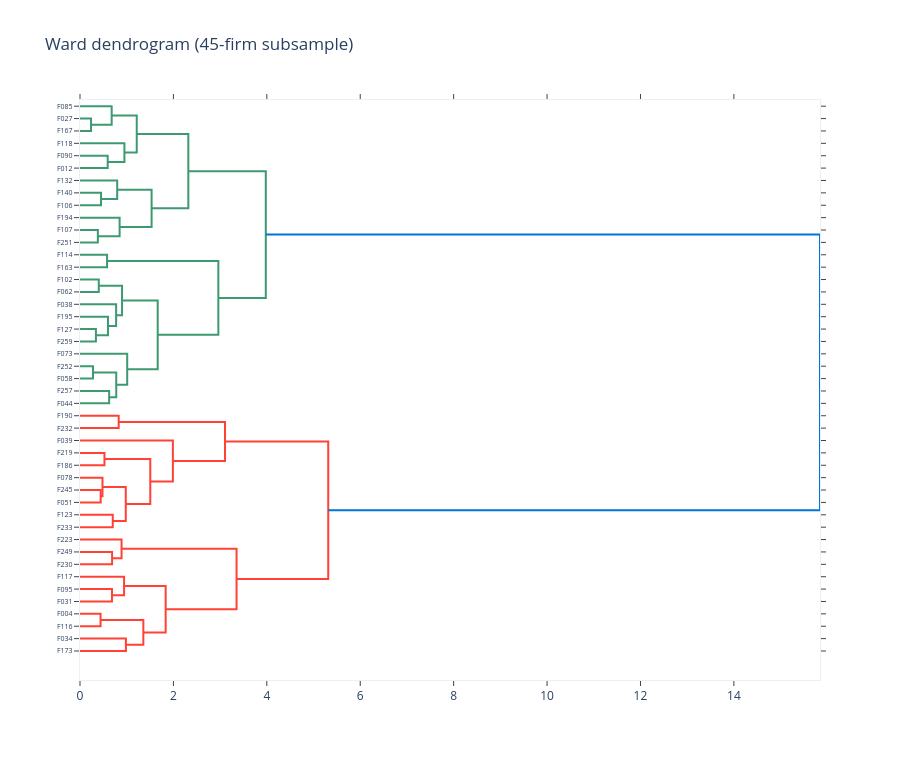

Notebook cell for this chart:
### Markdown cell above
---
## 6. Hierarchy: peer groups nested like a taxonomy

Sector classifications are hierarchical — sector, industry group, industry,
sub-industry. Agglomerative clustering produces the same shape of object, and
lets you **cut the tree at whatever level of granularity your sample size
supports**. That is a genuinely useful property: with 260 firms you cannot
support 60 peer groups, and the dendrogram makes the trade-off visible.

Agglomerative clustering also accepts a **precomputed distance matrix**, which
is what makes it the right tool for entity resolution in Section 9.

### Code cell
from plotly.figure_factory import create_dendrogram
from scipy.cluster.hierarchy import linkage

# Subsample so the leaves are legible
sub_idx = panel.sample(45, random_state=1).index
Xs = X[[panel.index.get_loc(i) for i in sub_idx]]

fig = create_dendrogram(Xs, orientation="left", labels=list(sub_idx),
                        linkagefun=lambda d: linkage(d, "ward"))
fig.update_layout(title="Ward dendrogram (45-firm subsample)",
                  height=760, template="plotly_white",
                  yaxis=dict(tickfont=dict(size=7)))
fig.show()

### Figure 1 — Plotly figure (JSON) as saved in the notebook; plotly's stock layout.template omitted (floating-point values rounded to 4 significant figures)
{"data": [{"hoverinfo": "text", "marker": {"color": "rgb(61,153,112)"}, "mode": "lines", "type": "scatter", "x": [0.0, 0.2363, 0.2363, 0.0], "xaxis": "x", "y": [-15.0, -15.0, -25.0, -25.0], "yaxis": "y"}, {"hoverinfo": "text", "marker": {"color": "rgb(61,153,112)"}, "mode": "lines", "type": "scatter", "x": [0.0, 0.6781, 0.6781, 0.2363], "xaxis": "x", "y": [-5.0, -5.0, -20.0, -20.0], "yaxis": "y"}, {"hoverinfo": "text", "marker": {"color": "rgb(61,153,112)"}, "mode": "lines", "type": "scatter", "x": [0.0, 0.5931, 0.5931, 0.0], "xaxis": "x", "y": [-45.0, -45.0, -55.0, -55.0], "yaxis": "y"}, {"hoverinfo": "text", "marker": {"color": "rgb(61,153,112)"}, "mode": "lines", "type": "scatter", "x": [0.0, 0.9512, 0.9512, 0.5931], "xaxis": "x", "y": [-35.0, -35.0, -50.0, -50.0], "yaxis": "y"}, {"hoverinfo": "text", "marker": {"color": "rgb(61,153,112)"}, "mode": "lines", "type": "scatter", "x": [0.6781, 1.215, 1.215, 0.9512], "xaxis": "x", "y": [-12.5, -12.5, -42.5, -42.5], "yaxis": "y"}, {"hoverinfo": "text", "marker": {"color": "rgb(61,153,112)"}, "mode": "lines", "type": "scatter", "x": [0.0, 0.4505, 0.4505, 0.0], "xaxis": "x", "y": [-75.0, -75.0, -85.0, -85.0], "yaxis": "y"}, {"hoverinfo": "text", "marker": {"color": "rgb(61,153,112)"}, "mode": "lines", "type": "scatter", "x": [0.0, 0.7962, 0.7962, 0.4505], "xaxis": "x", "y": [-65.0, -65.0, -80.0, -80.0], "yaxis": "y"}, {"hoverinfo": "text", "marker": {"color": "rgb(61,153,112)"}, "mode": "lines", "type": "scatter", "x": [0.0, 0.3822, 0.3822, 0.0], "xaxis": "x", "y": [-105.0, -105.0, -115.0, -115.0], "yaxis": "y"}, {"hoverinfo": "text", "marker": {"color": "rgb(61,153,112)"}, "mode": "lines", "type": "scatter", "x": [0.0, 0.8481, 0.8481, 0.3822], "xaxis": "x", "y": [-95.0, -95.0, -110.0, -110.0], "yaxis": "y"}, {"hoverinfo": "text", "marker": {"color": "rgb(61,153,112)"}, "mode": "lines", "type": "scatter", "x": [0.7962, 1.533, 1.533, 0.8481], "xaxis": "x", "y": [-72.5, -72.5, -102.5, -102.5], "yaxis": "y"}, {"hoverinfo": "text", "marker": {"color": "rgb(61,153,112)"}, "mode": "lines", "type": "scatter", "x": [1.215, 2.319, 2.319, 1.533], "xaxis": "x", "y": [-27.5, -27.5, -87.5, -87.5], "yaxis": "y"}, {"hoverinfo": "text", "marker": {"color": "rgb(61,153,112)"}, "mode": "lines", "type": "scatter", "x": [0.0, 0.5799, 0.5799, 0.0], "xaxis": "x", "y": [-125.0, -125.0, -135.0, -135.0], "yaxis": "y"}, {"hoverinfo": "text", "marker": {"color": "rgb(61,153,112)"}, "mode": "lines", "type": "scatter", "x": [0.0, 0.4021, 0.4021, 0.0], "xaxis": "x", "y": [-145.0, -145.0, -155.0, -155.0], "yaxis": "y"}, {"hoverinfo": "text", "marker": {"color": "rgb(61,153,112)"}, "mode": "lines", "type": "scatter", "x": [0.0, 0.3407, 0.3407, 0.0], "xaxis": "x", "y": [-185.0, -185.0, -195.0, -195.0], "yaxis": "y"}, {"hoverinfo": "text", "marker": {"color": "rgb(61,153,112)"}, "mode": "lines", "type": "scatter", "x": [0.0, 0.5988, 0.5988, 0.3407], "xaxis": "x", "y": [-175.0, -175.0, -190.0, -190.0], "yaxis": "y"}, {"hoverinfo": "text", "marker": {"color": "rgb(61,153,112)"}, "mode": "lines", "type": "scatter", "x": [0.0, 0.7736, 0.7736, 0.5988], "xaxis": "x", "y": [-165.0, -165.0, -182.5, -182.5], "yaxis": "y"}, {"hoverinfo": "text", "marker": {"color": "rgb(61,153,112)"}, "mode": "lines", "type": "scatter", "x": [0.4021, 0.9003, 0.9003, 0.7736], "xaxis": "x", "y": [-150.0, -150.0, -173.8, -173.8], "yaxis": "y"}, {"hoverinfo": "text", "marker": {"color": "rgb(61,153,112)"}, "mode": "lines", "type": "scatter", "x": [0.0, 0.2782, 0.2782, 0.0], "xaxis": "x", "y": [-215.0, -215.0, -225.0, -225.0], "yaxis": "y"}, {"hoverinfo": "text", "marker": {"color": "rgb(61,153,112)"}, "mode": "lines", "type": "scatter", "x": [0.0, 0.6245, 0.6245, 0.0], "xaxis": "x", "y": [-235.0, -235.0, -245.0, -245.0], "yaxis": "y"}, {"hoverinfo": "text", "marker": {"color": "rgb(61,153,112)"}, "mode": "lines", "type": "scatter", "x": [0.2782, 0.7759, 0.7759, 0.6245], "xaxis": "x", "y": [-220.0, -220.0, -240.0, -240.0], "yaxis": "y"}, {"hoverinfo": "text", "marker": {"color": "rgb(61,153,112)"}, "mode": "lines", "type": "scatter", "x": [0.0, 1.011, 1.011, 0.7759], "xaxis": "x", "y": [-205.0, -205.0, -230.0, -230.0], "yaxis": "y"}, {"hoverinfo": "text", "marker": {"color": "rgb(61,153,112)"}, "mode": "lines", "type": "scatter", "x": [0.9003, 1.664, 1.664, 1.011], "xaxis": "x", "y": [-161.9, -161.9, -217.5, -217.5], "yaxis": "y"}, {"hoverinfo": "text", "marker": {"color": "rgb(61,153,112)"}, "mode": "lines", "type": "scatter", "x": [0.5799, 2.962, 2.962, 1.664], "xaxis": "x", "y": [-130.0, -130.0, -189.7, -189.7], "yaxis": "y"}, {"hoverinfo": "text", "marker": {"color": "rgb(61,153,112)"}, "mode": "lines", "type": "scatter", "x": [2.319, 3.978, 3.978, 2.962], "xaxis": "x", "y": [-57.5, -57.5, -159.8, -159.8], "yaxis": "y"}, {"hoverinfo": "text", "marker": {"color": "rgb(255,65,54)"}, "mode": "lines", "type": "scatter", "x": [0.0, 0.8283, 0.8283, 0.0], "xaxis": "x", "y": [-255.0, -255.0, -265.0, -265.0], "yaxis": "y"}, {"hoverinfo": "text", "marker": {"color": "rgb(255,65,54)"}, "mode": "lines", "type": "scatter", "x": [0.0, 0.524, 0.524, 0.0], "xaxis": "x", "y": [-285.0, -285.0, -295.0, -295.0], "yaxis": "y"}, {"hoverinfo": "text", "marker": {"color": "rgb(255,65,54)"}, "mode": "lines", "type": "scatter", "x": [0.0, 0.4427, 0.4427, 0.0], "xaxis": "x", "y": [-315.0, -315.0, -325.0, -325.0], "yaxis": "y"}, {"hoverinfo": "text", "marker": {"color": "rgb(255,65,54)"}, "mode": "lines", "type": "scatter", "x": [0.0, 0.481, 0.481, 0.4427], "xaxis": "x", "y": [-305.0, -305.0, -320.0, -320.0], "yaxis": "y"}, {"hoverinfo": "text", "marker": {"color": "rgb(255,65,54)"}, "mode": "lines", "type": "scatter", "x": [0.0, 0.7015, 0.7015, 0.0], "xaxis": "x", "y": [-335.0, -335.0, -345.0, -345.0], "yaxis": "y"}, {"hoverinfo": "text", "marker": {"color": "rgb(255,65,54)"}, "mode": "lines", "type": "scatter", "x": [0.481, 0.9797, 0.9797, 0.7015], "xaxis": "x", "y": [-312.5, -312.5, -340.0, -340.0], "yaxis": "y"}, {"hoverinfo": "text", "marker": {"color": "rgb(255,65,54)"}, "mode": "lines", "type": "scatter", "x": [0.524, 1.505, 1.505, 0.9797], "xaxis": "x", "y": [-290.0, -290.0, -326.2, -326.2], "yaxis": "y"}, {"hoverinfo": "text", "marker": {"color": "rgb(255,65,54)"}, "mode": "lines", "type": "scatter", "x": [0.0, 1.989, 1.989, 1.505], "xaxis": "x", "y": [-275.0, -275.0, -308.1, -308.1], "yaxis": "y"}, {"hoverinfo": "text", "marker": {"color": "rgb(255,65,54)"}, "mode": "lines", "type": "scatter", "x": [0.8283, 3.105, 3.105, 1.989], "xaxis": "x", "y": [-260.0, -260.0, -291.6, -291.6], "yaxis": "y"}, {"hoverinfo": "text", "marker": {"color": "rgb(255,65,54)"}, "mode": "lines", "type": "scatter", "x": [0.0, 0.687, 0.687, 0.0], "xaxis": "x", "y": [-365.0, -365.0, -375.0, -375.0], "yaxis": "y"}, {"hoverinfo": "text", "marker": {"color": "rgb(255,65,54)"}, "mode": "lines", "type": "scatter", "x": [0.0, 0.8898, 0.8898, 0.687], "xaxis": "x", "y": [-355.0, -355.0, -370.0, -370.0], "yaxis": "y"}, {"hoverinfo": "text", "marker": {"color": "rgb(255,65,54)"}, "mode": "lines", "type": "scatter", "x": [0.0, 0.6845, 0.6845, 0.0], "xaxis": "x", "y": [-395.0, -395.0, -405.0, -405.0], "yaxis": "y"}, {"hoverinfo": "text", "marker": {"color": "rgb(255,65,54)"}, "mode": "lines", "type": "scatter", "x": [0.0, 0.9438, 0.9438, 0.6845], "xaxis": "x", "y": [-385.0, -385.0, -400.0, -400.0], "yaxis": "y"}, {"hoverinfo": "text", "marker": {"color": "rgb(255,65,54)"}, "mode": "lines", "type": "scatter", "x": [0.0, 0.4402, 0.4402, 0.0], "xaxis": "x", "y": [-415.0, -415.0, -425.0, -425.0], "yaxis": "y"}, {"hoverinfo": "text", "marker": {"color": "rgb(255,65,54)"}, "mode": "lines", "type": "scatter", "x": [0.0, 0.9827, 0.9827, 0.0], "xaxis": "x", "y": [-435.0, -435.0, -445.0, -445.0], "yaxis": "y"}, {"hoverinfo": "text", "marker": {"color": "rgb(255,65,54)"}, "mode": "lines", "type": "scatter", "x": [0.4402, 1.356, 1.356, 0.9827], "xaxis": "x", "y": [-420.0, -420.0, -440.0, -440.0], "yaxis": "y"}, {"hoverinfo": "text", "marker": {"color": "rgb(255,65,54)"}, "mode": "lines", "type": "scatter", "x": [0.9438, 1.834, 1.834, 1.356], "xaxis": "x", "y": [-392.5, -392.5, -430.0, -430.0], "yaxis": "y"}, {"hoverinfo": "text", "marker": {"color": "rgb(255,65,54)"}, "mode": "lines", "type": "scatter", "x": [0.8898, 3.352, 3.352, 1.834], "xaxis": "x", "y": [-362.5, -362.5, -411.2, -411.2], "yaxis": "y"}, {"hoverinfo": "text", "marker": {"color": "rgb(255,65,54)"}, "mode": "lines", "type": "scatter", "x": [3.105, 5.315, 5.315, 3.352], "xaxis": "x", "y": [-275.8, -275.8, -386.9, -386.9], "yaxis": "y"}, {"hoverinfo": "text", "marker": {"color": "rgb(0,116,217)"}, "mode": "lines", "type": "scatter", "x": [3.978, 15.84, 15.84, 5.315], "xaxis": "x", "y": [-108.7, -108.7, -331.3, -331.3], "yaxis": "y"}], "layout": {"autosize": false, "height": 760, "hovermode": "closest", "showlegend": false, "title": {"text": "Ward dendrogram (45-firm subsample)"}, "width": null, "xaxis": {"mirror": "allticks", "rangemode": "tozero", "showgrid": false, "showline": true, "showticklabels": true, "ticks": "outside", "type": "linear", "zeroline": false}, "yaxis": {"mirror": "allticks", "rangemode": "tozero", "showgrid": false, "showline": true, "showticklabels": true, "tickfont": {"size": 7}, "tickmode": "array", "ticks": "outside", "ticktext": ["F085", "F027", "F167", "F118", "F090", "F012", "F132", "F140", "F106", "F194", "F107", "F251", "F114", "F163", "F102", "F062", "F038", "F195", "F127", "F259", "F073", "F252", "F058", "F257", "F044", "F190", "F232", "F039", "F219", "F186", "F078", "F245", "F051", "F123", "F233", "F223", "F249", "F230", "F117", "F095", "F031", "F004", "F116", "F034", "F173"], "tickvals": [-5, -15, -25, -35, -45, -55, -65, -75, -85, -95, -105, -115, -125, -135, -145, -155, -165, -175, -185, -195, -205, -215, -225, -235, -245, -255, -265, -275, -285, -295, -305, -315, -325, -335, -345, -355, -365, -375, -385, -395, -405, -415, -425, -435, -445], "type": "linear", "zeroline": false}}}
